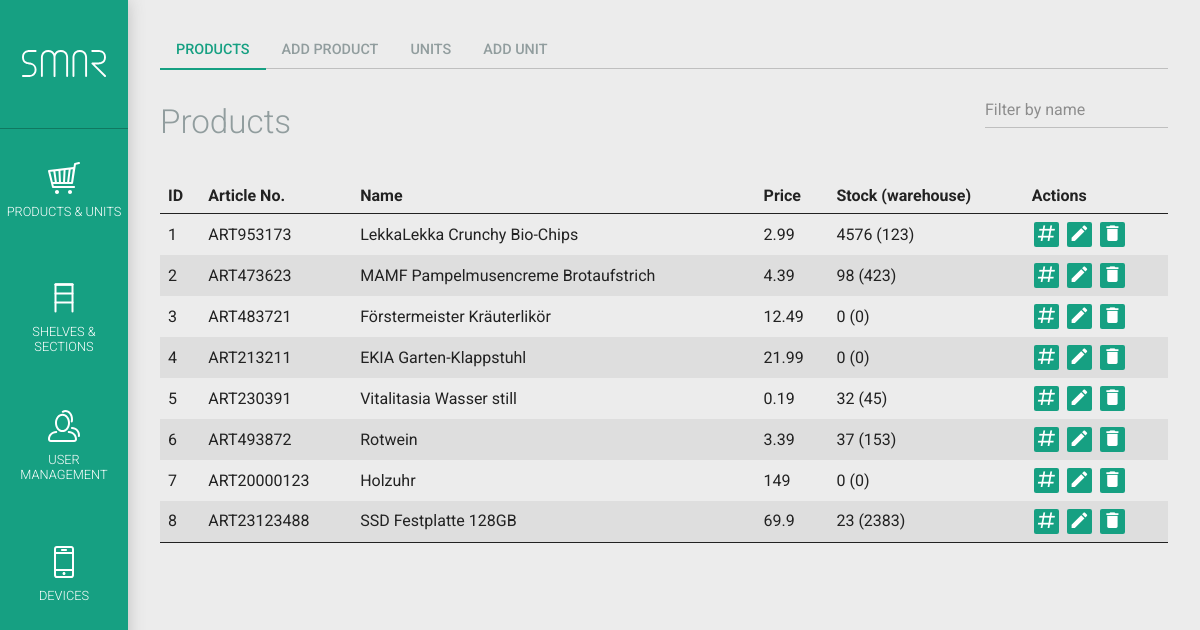
Page /index.php?page=products.php (signed in) on the committed database.
### tables this page shows
CREATE TABLE IF NOT EXISTS `smar_stock` (
  `stock_id` int(10) unsigned NOT NULL AUTO_INCREMENT,
  `product_id` int(10) unsigned NOT NULL,
  `amount_warehouse` int(10) NOT NULL DEFAULT '0',
  `amount_shop` int(10) NOT NULL DEFAULT '0',
  `created` datetime DEFAULT NULL,
  `lastupdate` timestamp NOT NULL DEFAULT CURRENT_TIMESTAMP ON UPDATE CURRENT_TIMESTAMP,
  PRIMARY KEY (`stock_id`),
  UNIQUE KEY `product_id` (`product_id`)
);

CREATE TABLE IF NOT EXISTS `smar_product` (
  `product_id` int(10) unsigned NOT NULL AUTO_INCREMENT,
  `article_nr` varchar(30) DEFAULT NULL,
  `barcode` bigint(15) unsigned DEFAULT NULL,
  `name` varchar(100) DEFAULT NULL,
  `price` double NOT NULL DEFAULT '0',
	`size_x` int(3) unsigned NOT NULL DEFAULT '0',
  `size_y` int(3) NOT NULL DEFAULT '0',
  `size_z` int(3) NOT NULL DEFAULT '0',
	`stackable` tinyint(1) unsigned NOT NULL DEFAULT '0',
  `image` varchar(150) DEFAULT NULL,
  `created` datetime DEFAULT NULL,
  `lastupdate` timestamp NOT NULL DEFAULT CURRENT_TIMESTAMP ON UPDATE CURRENT_TIMESTAMP,
  PRIMARY KEY (`product_id`)
);

### _functions/_functions.php (called while the page is built, shortened)
<?php
class SMAR_MysqlConnect extends mysqli
{
    function dbquery($sql)
    {
			if(!($erg = $this->query($sql))) {
				echo "Error with SQL request, the statement: ".$sql." --- Fehlernummer ".$this->errno." ::: ".$this->error;
				return false;
			}
			return $erg;
    }
}
?>

### products.php (the view, shortened to what this page needs)
<?php
require_once('_functions/_functions.php');
$self = 'products.php';
$subpage = isset($_GET['subpage']) ? $_GET['subpage'] : '';
require_once('inc_session_check.php');
if($_SESSION['loginRole'] < 10) {
	$SMAR_MESSAGES['error'][] = 'Insufficient permissions for products management';
	smar_print_messages($SMAR_MESSAGES); unset($SMAR_MESSAGES);
} else {
if(isset($_GET['smar_nav']) && $_GET['smar_nav'] == 'true') {
	?>
	<nav id="nav-page">
		<ul>
			<li><a href="<?php echo $self; ?>" <?php echo ($subpage == '') ? 'class="smar-active"' : ''; ?>>Products</a></li>
			<?php if($_SESSION['loginRole'] >= 2) { ?><li><a href="<?php echo $self.'?subpage=addproduct'; ?>" <?php echo ($subpage == 'addproduct') ? 'class="smar-active"' : ''; ?>>Add product</a></li><?php } ?>
			<li><a href="<?php echo $self.'?subpage=units'; ?>" <?php echo ($subpage == 'units') ? 'class="smar-active"' : ''; ?>>Units</a></li>
			<?php if($_SESSION['loginRole'] >= 2) { ?><li><a href="<?php echo $self.'?subpage=addunit'; ?>" <?php echo ($subpage == 'addunit') ? 'class="smar-active"' : ''; ?>>Add unit</a></li><?php } ?>
		</ul>
	</nav>
	<div id="smar-content-inner">
	<?php
}
switch($subpage) {
		?>
				<?php
	default:
		?>
		<div class="flex">
			<h1>Products</h1>
			<div>
				<?php
				$filter = ' WHERE s.product_id = p.product_id';
				$formFilter = '';
				?>
				<form id="form-filter" method="get" action="index.php?page=<?php echo urlencode($self); ?>">
					<input id="filter-products" type="text" name="filter" placeholder="Filter by name" value="<?php if(isset($formFilter) && !empty($formFilter)) echo smar_form_input($formFilter); ?>" class="input-medium">
				</form>
				<?php
				$items_per_page = 20;
				$current_page = 0;
				$limit = $items_per_page * $current_page;
				?>
			</div>
		</div>
		<table>
			<thead>
			<tr>
				<th>ID</th>
				<th>Article No.</th>
				<th>Name</th>
				<th>Price</th>
				<th>Stock (warehouse)</th>
				<th>Actions</th>
			</tr>
			</thead>
			<tbody>
				<?php
				$result = $SMAR_DB->dbquery("SELECT p.product_id, p.article_nr, p.name, p.price, s.amount_warehouse, s.amount_shop FROM ".SMAR_MYSQL_PREFIX."_product p, ".SMAR_MYSQL_PREFIX."_stock s ".$filter." ORDER BY product_id LIMIT ".$SMAR_DB->real_escape_string($limit).",".$SMAR_DB->real_escape_string($items_per_page));
				if($result->num_rows > 0) {
					while($row = $result->fetch_array(MYSQLI_ASSOC)) {
						echo '<tr>
							<td>'.$row['product_id'].'</td>
							<td>'.$row['article_nr'].'</td>
							<td>'.$row['name'].'</td>
							<td>'.$row['price'].'</td>
							<td>'.$row['amount_shop'].' ('.$row['amount_warehouse'].')</td>
							<td>
								<a href="'.$self.'?subpage=mapping&type=product&id='.$row['product_id'].'" title="Show connected units" class="ajax"><i class="mdi mdi-pound"></i></a> ';
						if($_SESSION['loginRole'] >= 2) {
							echo '<a href="'.$self.'?subpage=editproduct&id='.$row['product_id'].'" title="Edit" class="ajax"><i class="mdi mdi-pencil"></i></a>
										<a href="'.$self.'?subpage=deleteproduct&id='.$row['product_id'].'" title="Delete" class="link-deleteproduct"><i class="mdi mdi-delete"></i></a>';
						}
						echo '</td></tr>';
					}
				} else {
					echo '<tr><td colspan="5">No products found</td></tr>';
				}
				?>
			</tbody>
		</table>
		<?php
}
if(isset($_GET['smar_nav']) && $_GET['smar_nav'] == 'true')
	echo '</div>';
}
?>

### css/smar.css (style rules this page uses)
html, body { width: 100vw; height: 100vh; margin: 0; padding: 0; background: #ECECEC; color: #222; font: 400 1em Roboto, "Helvetica Neue", Helvetica, Arial, sans-serif; line-height: 1.2; }
a { color: #16A082; text-decoration: none; outline: 0; transition: color .4s ease-out 0s; }
h1, h2, h3, h4, h5 { margin: 1.414em 0 .5em; font-weight: 300; color: #919D9E; }
h1 { margin-top: 1em; font-size: 2.074rem; }
table { width: 100%; margin: 1.2em 0; text-align: left; border-spacing: 0; border-bottom: 1px solid #222; }
table tr { transition: background-color .4s ease-out 0s; }
table th, table td { padding: .5em; }
table thead th { border-bottom: 1px solid #222; }
table tbody tr:nth-child(2n) { background-color: #DEDEDE; }
input, select, textarea { font: 400 1rem 'Roboto'; -webkit-appearance: none; -moz-appearance: none; appearance: none; border: none; border-radius: 0; }
input:not([type="submit"]):not([type="reset"]), .input, select, textarea { display: block; box-sizing: border-box; width: 100%; max-width: 500px; padding: .5em 0; margin: 0 0 8px; border: 1px solid #BFBFBF; border-width: 0 0 1px; outline: none; font-size: 1rem; background: transparent none right center no-repeat; background-size: auto 80%; transition: border-color .4s ease-out 0s; }
.input-medium { max-width: 200px; }
nav#nav-page ul { display: -webkit-flex; -webkit-flex-flow: row wrap; display: flex; flex-flow: row wrap; padding: 0; margin: 0; border-bottom: 1px solid #BFBFBF; list-style: none; }
nav#nav-page ul li { margin-bottom: -2px; }
nav#nav-page ul li a { display: block; height: 2.25rem; padding: 0 1rem; margin-bottom: 1px; border-bottom: 1px solid #BFBFBF; line-height: 2.25rem; text-transform: uppercase; font-size: .9rem; font-weight: 500; color: #919D9E; transition: color .4s ease-out 0s, border-color .4s ease-out 0s; }
nav#nav-page ul li a.smar-active { margin-bottom: 0; border-bottom: 2px solid #16A082; color: #16A082; }
.bg-icon, a .bg-icon, .text-icon, table a > .mdi { margin: 0 .1em; padding: .1em; background-color: #16a082; color: #fff; font-size: 1.3em; border-radius: .1em; transition: background-color .4s ease-out 0s; }
.flex { display: -webkit-flex; display: flex; -webkit-justify-content: space-between; justify-content: space-between; -webkit-align-items: center; align-items: center; }

### rows in the picture
smar_stock: product.product_id "1", product.article_nr "ART953173", product.name "LekkaLekka Crunchy Bio-Chips", product.price "2.99", amount_shop "4576", amount_warehouse "123"
smar_stock: product.product_id "2", product.article_nr "ART473623", product.name "MAMF Pampelmusencreme Brotaufstrich", product.price "4.39", amount_shop "98", amount_warehouse "423"
smar_stock: product.product_id "3", product.article_nr "ART483721", product.name "Förstermeister Kräuterlikör", product.price "12.49", amount_shop "0", amount_warehouse "0"
smar_stock: product.product_id "4", product.article_nr "ART213211", product.name "EKIA Garten-Klappstuhl", product.price "21.99", amount_shop "0", amount_warehouse "0"
smar_stock: product.product_id "5", product.article_nr "ART230391", product.name "Vitalitasia Wasser still", product.price "0.19", amount_shop "32", amount_warehouse "45"
smar_stock: product.product_id "6", product.article_nr "ART493872", product.name "Rotwein", product.price "3.39", amount_shop "37", amount_warehouse "153"
smar_stock: product.product_id "7", product.article_nr "ART20000123", product.name "Holzuhr", product.price "149", amount_shop "0", amount_warehouse "0"
smar_stock: product.product_id "8", product.article_nr "ART23123488", product.name "SSD Festplatte 128GB", product.price "69.9", amount_shop "23", amount_warehouse "2383"
